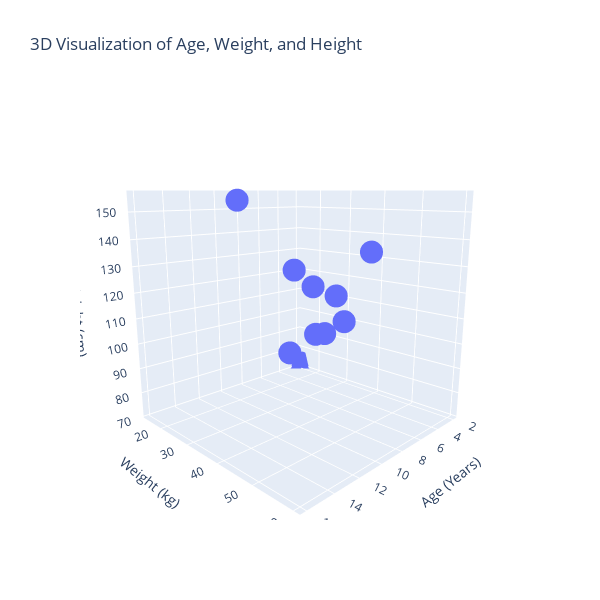

Notebook code for this chart:
### Markdown cell above
3D Scatter Plot

### Code cell
fig = px.scatter_3d(data, x='Age', y='Weight', z='Height',
                    title='3D Visualization of Age, Weight, and Height')

# Size & Camera
fig.update_layout(
    width=600, height=600,
    scene=dict(
        xaxis_title='Age (Years)',
        yaxis_title='Weight (kg)',
        zaxis_title='Height (cm)',
        camera=dict(eye=dict(x=1.5, y=1.5, z=0.5))
    ))

### Figure 1 — Plotly figure (JSON) as saved in the notebook; plotly's stock layout.template omitted (floating-point values rounded to 4 significant figures)
{"data": [{"hovertemplate": "Age=%{x}<br>Weight=%{y}<br>Height=%{z}<extra></extra>", "legendgroup": "", "marker": {"color": "#636efa", "symbol": "circle"}, "mode": "markers", "name": "", "scene": "scene", "showlegend": false, "type": "scatter3d", "x": [2, 5, 4, 6, 5, 8, 12, 11, 14, 16], "y": [14, 20, 26, 35, 38, 44, 50, 60, 52, 46], "z": [72, 84, 94, 100, 105, 120, 128, 140, 135, 155]}], "layout": {"height": 600, "legend": {"tracegroupgap": 0}, "scene": {"camera": {"eye": {"x": 1.5, "y": 1.5, "z": 0.5}}, "domain": {"x": [0, 1], "y": [0, 1]}, "xaxis": {"title": {"text": "Age (Years)"}}, "yaxis": {"title": {"text": "Weight (kg)"}}, "zaxis": {"title": {"text": "Height (cm)"}}}, "title": {"text": "3D Visualization of Age, Weight, and Height"}, "width": 600}}
